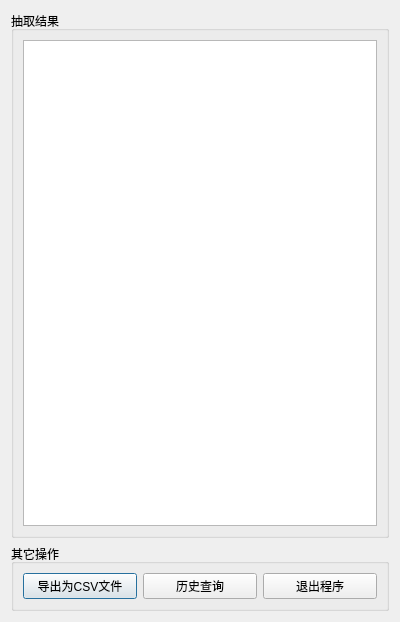
<?xml version="1.0" encoding="UTF-8"?>
<ui version="4.0">
 <class>SamplyInfoWindow</class>
 <widget class="QDialog" name="SamplyInfoWindow">
  <property name="geometry">
   <rect>
    <x>0</x>
    <y>0</y>
    <width>400</width>
    <height>622</height>
   </rect>
  </property>
  <property name="windowTitle">
   <string>Dialog</string>
  </property>
  <layout class="QVBoxLayout" name="verticalLayout">
   <item>
    <widget class="QGroupBox" name="groupBox">
     <property name="title">
      <string>抽取结果</string>
     </property>
     <layout class="QHBoxLayout" name="horizontalLayout_2">
      <item>
       <widget class="QListWidget" name="listWidget"/>
      </item>
     </layout>
    </widget>
   </item>
   <item>
    <widget class="QGroupBox" name="groupBox_2">
     <property name="title">
      <string>其它操作</string>
     </property>
     <layout class="QHBoxLayout" name="horizontalLayout_3">
      <item>
       <layout class="QHBoxLayout" name="horizontalLayout">
        <item>
         <widget class="QPushButton" name="exportButton">
          <property name="text">
           <string>导出为CSV文件</string>
          </property>
         </widget>
        </item>
        <item>
         <widget class="QPushButton" name="historyButton">
          <property name="text">
           <string>历史查询</string>
          </property>
         </widget>
        </item>
        <item>
         <widget class="QPushButton" name="exitButton">
          <property name="text">
           <string>退出程序</string>
          </property>
         </widget>
        </item>
       </layout>
      </item>
     </layout>
    </widget>
   </item>
  </layout>
 </widget>
 <resources/>
 <connections>
  <connection>
   <sender>exitButton</sender>
   <signal>clicked()</signal>
   <receiver>SamplyInfoWindow</receiver>
   <slot>close()</slot>
   <hints>
    <hint type="sourcelabel">
     <x>240</x>
     <y>535</y>
    </hint>
    <hint type="destinationlabel">
     <x>6</x>
     <y>434</y>
    </hint>
   </hints>
  </connection>
 </connections>
</ui>
